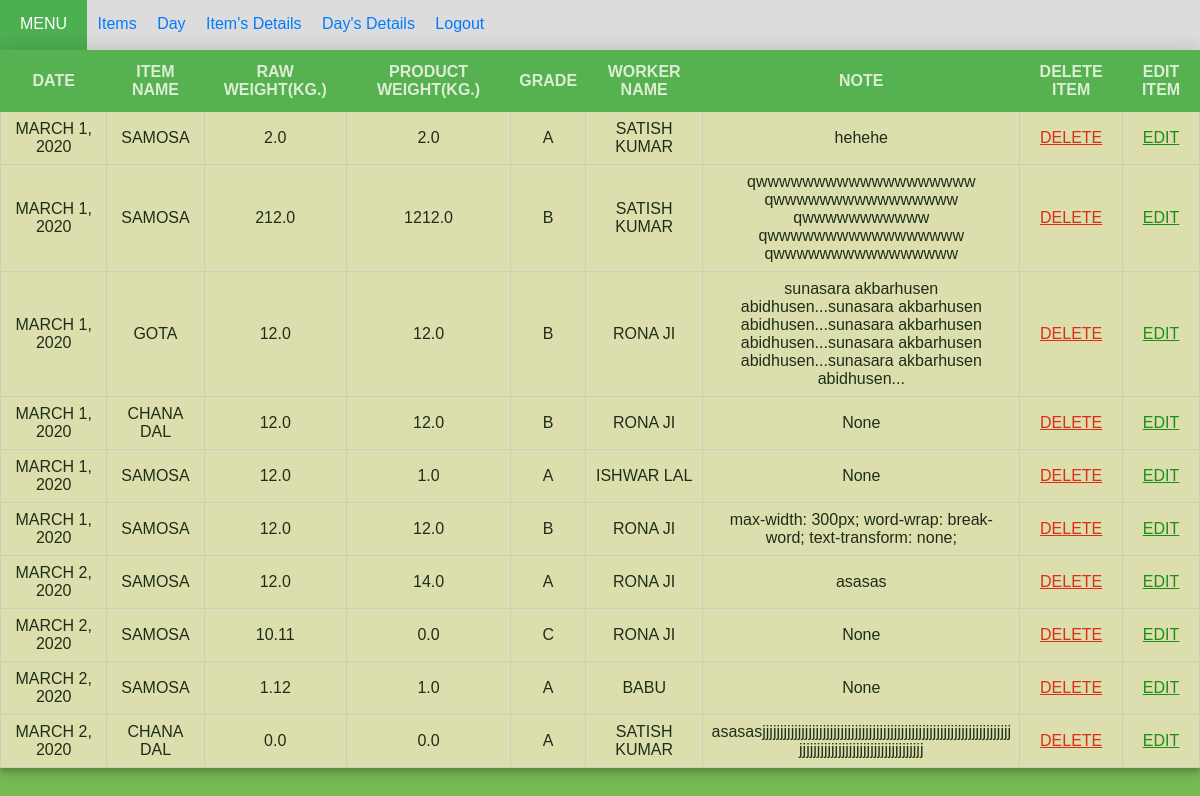
The page /show/ (signed in) on the database as committed earlier.
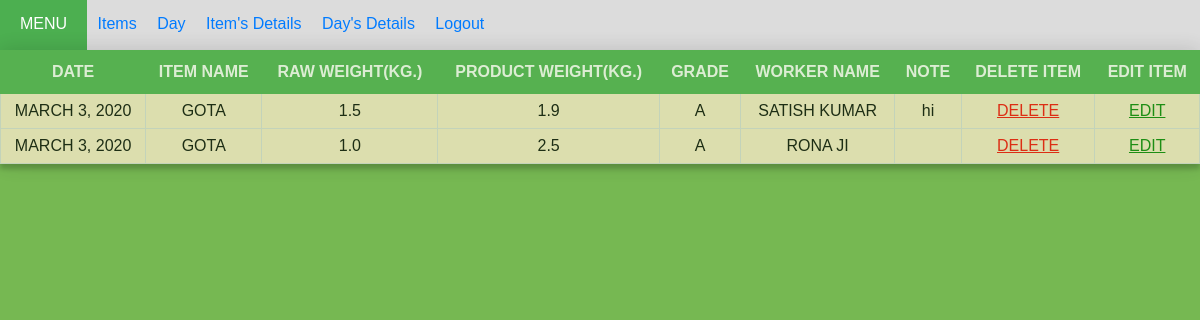
The same page on the database as committed later.
### cal/models.py (models this page shows, shortened)
class items(models.Model):
    item_names = models.CharField(max_length=100, choices=item_names)
    rweight = models.FloatField(default=0.0)
    iweight = models.FloatField(default=0.0)
    grade = models.CharField(max_length=1, choices=grades)
    worker = models.CharField(max_length=50, choices=worker_names )
    note = models.TextField(max_length=1000, blank=True, null=True)
    user_id = models.ForeignKey(User, on_delete=models.CASCADE, null=True)
    date = models.DateField(default = date.today)

### cal/views.py (the view)
# urls.py: path('show/', views.show, name='show'),
@login_required(login_url='login')
def show(request):
    all_items = items.objects.filter(user_id=request.user)
    return render(request, 'show.html', {'all_items': all_items})

### cal/templates/show.html (shortened to what this page needs)
{% load static %}
<!DOCTYPE html>
<html>
    <head>
        <link href="{% static  'css/show.css' %}" type="text/css" rel="stylesheet">
    </head>
    <body>
        <header>
            <div>
            <nav class="nav">
                    <a class="menu">MENU </a>
                    <a class="nav-item" href="{% url 'home' %}">Items</a>
                    <a class="nav-item" href="{% url 'day' %}">Day</a>
                    <a class="nav-item" href="{% url 'show' %}">Item's Details</a>
                    <a class="nav-item" href="{% url 'todays_detail' %}">Day's Details</a>
                    <a class="nav-item" href="{% url 'logout' %}">Logout</a>
            </nav>
            </div>
        </header>
        <table class="container">
            <tr>
                <th>Date</th>
                <th>Item name</th>
                <th>Raw weight(kg.)</th>
                <th>Product weight(kg.)</th>
                <th>Grade</th>
                <th>Worker Name</th>
                <th>Note</th>
                <th>delete item</th>
                <th>edit item</th>
            </tr>
            {% if all_items %}
                {% for things in all_items %}
            <tr class="table-secondary">
                <td class="striker">{{ things.date }}</td>
                <td class="striker">{{ things.item_names }}</td>
                <td class="striker">{{ things.rweight }}</td>
                <td class="striker">{{ things.iweight }}</td>
                <td class="striker">{{ things.grade }}</td>
                <td class="striker">{{ things.worker }}</td>
                <td class="note">{{ things.note }}</td>
                <td class="delete"><center><a href="{% url 'delete_item' things.id %}">delete</a></center></td>
                <td class="edit"><center><a href="{% url 'edit_item' things.id %}">edit</a></center></td>
            </tr>
                {% endfor %}
          {% endif %}
        </table>
    </body>
</html>

### cal/static/css/show.css (style rules this page uses)
* { margin:0; padding:0; }
body { background: #76b852; font-family: "Trebuchet MS", Arial, Helvetica, sans-serif; margin: 0; }
.container { text-transform: uppercase; text-align: center; align-content: center; font-family: "Trebuchet MS", Arial, Helvetica, sans-serif; border-collapse: collapse; width: 100%; opacity: 0.75; box-shadow: 0 0 20px 0 rgba(0, 0, 0, 0.2), 0 5px 5px 0 rgba(0, 0, 0, 0.24); background-color: blanchedalmond; padding: 50px; }
.container td, .container th { border: 1px solid #ddd; padding: 8px; }
.container th { border: 1px solid #4CAF50; padding-top: 12px; padding-bottom: 12px; background-color: #4CAF50; color: white; }
.note { max-width: 300px; word-wrap: break-word; text-transform: none; }
.nav { line-height:3; background-color: #DCDCDC; height : 50px; padding: 0; margin: 0; }
.nav-item { margin-left: -4px; height : 20px; padding : 10px ; background-color: 4CAF50; }
a { color:#007bff; text-decoration:none; background-color:transparent; }
.menu, .menu:hover { margin: 0; display: inline-block; padding: 0 20px; color: white; background-color: #4CAF50; height: 100%; }
.delete a { color: red; text-decoration: underline; }
.edit a { color:green; text-decoration: underline; }

Rows that differ between the two databases and show on the page:
removed items: date "MARCH 1, 2020", item_names "SAMOSA", rweight "2.0", iweight "2.0", grade "A", worker "SATISH KUMAR", note "hehehe"
removed items: date "MARCH 1, 2020", item_names "SAMOSA", rweight "212.0", iweight "1212.0", grade "B", worker "SATISH KUMAR", note "qwwwwwwwwwwwwwwwwwww qwwwwwwwwwwwwwwww qwwwwwwwwwww qwwwwwwwwwwwwwwwww qwwwwwwwwwwwwwwww"
removed items: date "MARCH 1, 2020", item_names "GOTA", rweight "12.0", iweight "12.0", grade "B", worker "RONA JI", note "sunasara akbarhusen abidhusen...sunasara akbarhusen abidhusen...sunasara akbarhusen abidhusen...sunasara akbarhusen abidhusen...sunasara akbarhusen abidhusen..."
removed items: date "MARCH 1, 2020", item_names "CHANA DAL", rweight "12.0", iweight "12.0", grade "B", worker "RONA JI", note "None"
removed items: date "MARCH 1, 2020", item_names "SAMOSA", rweight "12.0", iweight "1.0", grade "A", worker "ISHWAR LAL", note "None"
removed items: date "MARCH 1, 2020", item_names "SAMOSA", rweight "12.0", iweight "12.0", grade "B", worker "RONA JI", note "max-width: 300px; word-wrap: break-word; text-transform: none;"
removed items: date "MARCH 2, 2020", item_names "SAMOSA", rweight "12.0", iweight "14.0", grade "A", worker "RONA JI", note "asasas"
removed items: date "MARCH 2, 2020", item_names "SAMOSA", rweight "10.11", iweight "0.0", grade "C", worker "RONA JI", note "None"
removed items: date "MARCH 2, 2020", item_names "SAMOSA", rweight "1.12", iweight "1.0", grade "A", worker "BABU", note "None"
removed items: date "MARCH 2, 2020", item_names "CHANA DAL", rweight "0.0", iweight "0.0", grade "A", worker "SATISH KUMAR", note "asasasjjjjjjjjjjjjjjjjjjjjjjjjjjjjjjjjjjjjjjjjjjjjjjjjjjjjjjjjjjjjjjjjjjjjjjjjjjjjjjjjjjjjjjjjjjjjjjjjjjjjjjjjj"
added items: date "MARCH 3, 2020", item_names "GOTA", rweight "1.5", iweight "1.9", grade "A", worker "SATISH KUMAR", note "hi"
added items: date "MARCH 3, 2020", item_names "GOTA", rweight "1.0", iweight "2.5", grade "A", worker "RONA JI"
